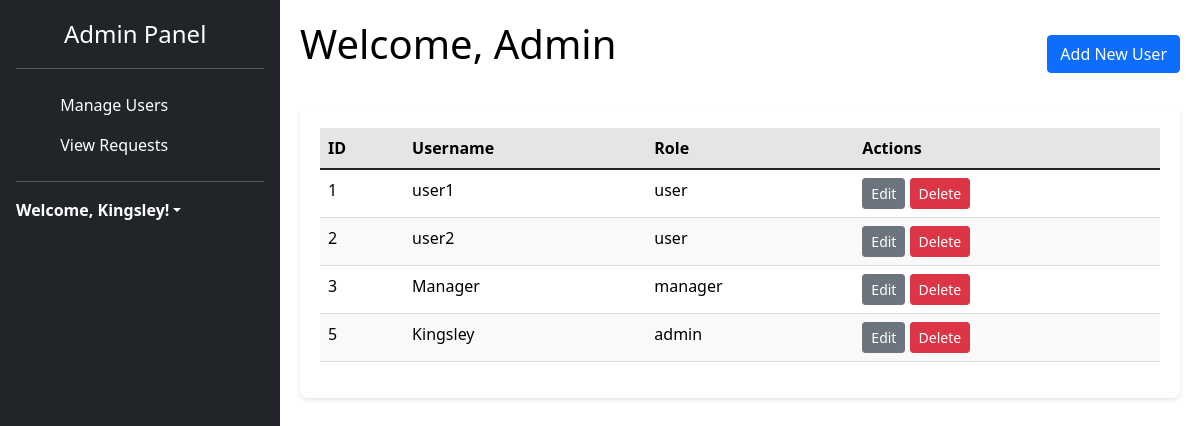
Before: /admin_panel (signed in) with the older database file.
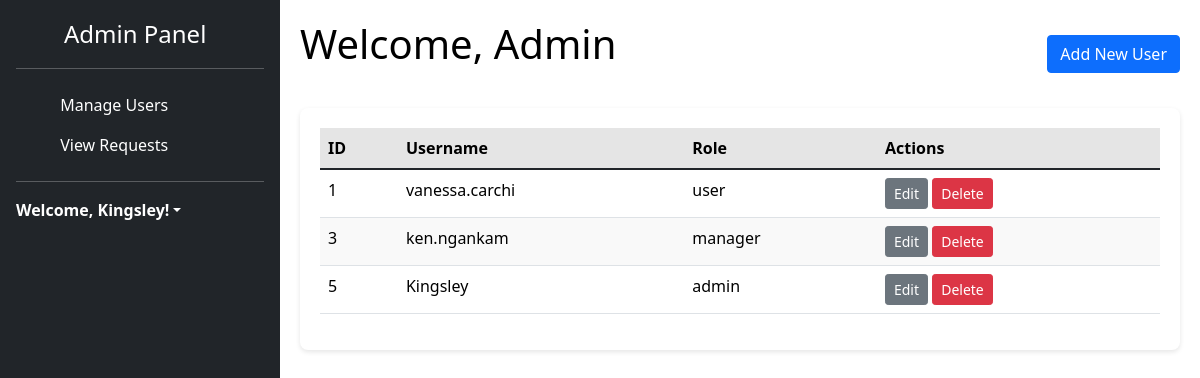
After: the same page with the newer database file.
### tables this page shows
CREATE TABLE users (
        id INTEGER PRIMARY KEY AUTOINCREMENT,
        username TEXT UNIQUE NOT NULL,
        password TEXT NOT NULL
    , role TEXT DEFAULT 'user');

### main.py (the view)
@app.route("/admin_panel")
def admin_panel():
    if "user" in session and session.get("role") == "admin":
        username = session.get("user")
        conn = sqlite3.connect("users.db")
        cursor = conn.cursor()
        cursor.execute("SELECT id, username, role FROM users")
        all_users = cursor.fetchall()
        conn.close()
        return render_template("HTML/admin_panel.html", users=all_users, username=username)
    return redirect(url_for("login"))

### templates/HTML/admin_panel.html (shortened to what this page needs)
<!DOCTYPE html>
<html lang="en">
<head>
  <link rel="stylesheet" href="{{ url_for('static', filename='CSS/sidebars.css') }}">
  <link rel="stylesheet" href="{{ url_for('static', filename='CSS/admin_panel.css') }}">
  <link rel="stylesheet" href="{{ url_for('static', filename='CSS/dashboard.css') }}">
  <link href="https://cdn.jsdelivr.net/npm/bootstrap@5.3.2/dist/css/bootstrap.min.css" rel="stylesheet">
  <link rel="stylesheet" href="https://cdn.jsdelivr.net/npm/flatpickr/dist/flatpickr.min.css">
  <link rel="stylesheet" href="https://cdn.jsdelivr.net/npm/@docsearch/css@3">
  <link href="../assets/dist/css/bootstrap.min.css" rel="stylesheet">
  <link rel="stylesheet" href="https://cdnjs.cloudflare.com/ajax/libs/bootstrap/5.1.3/css/bootstrap.min.css" />
  <link rel="stylesheet" href="https://cdnjs.cloudflare.com/ajax/libs/font-awesome/6.0.0/css/all.min.css" />
</head>
<body>
  <div class="app-container">
    <div class="sidebar flex-column flex-shrink-0 p-3 text-bg-dark" style="width: 280px;">
      <div class="d-flex align-items-center mb-3 mb-md-0 me-md-auto text-white text-decoration-none">
        <svg class="bi pe-none me-2" width="40" height="32"><use xlink:href="#bootstrap"/></svg>
        <span class="fs-4">Admin Panel</span>
      </div>
      <hr>
      <ul class="nav nav-pills flex-column mb-auto">
        <li class="nav-item">
          <a href="{{ url_for('admin_panel') }}" class="nav-link text-white" >
            <svg class="bi pe-none me-2" width="16" height="16"><use xlink:href="#"/></svg>
            Manage Users
          </a>
        </li>
        <li>
          <a href="{{ url_for('admin_requests') }}" class="nav-link text-white">
            <svg class="bi pe-none me-2" width="16" height="16"><use xlink:href="#"/></svg>
            View Requests
          </a>
        </li>
      </ul>
      <hr>
      <div class="dropdown">
        <a href="#" class="d-flex align-items-center text-white text-decoration-none dropdown-toggle" data-bs-toggle="dropdown" aria-expanded="false">
          <strong>Welcome, {{username}}!</strong>
        </a>
      </div>
    </div>
  <div class="main-content">
    <header>
      <h1>Welcome, Admin</h1>
      <button class="btn btn-primary" data-bs-toggle="modal" data-bs-target="#addUserModal">Add New User</button>
    </header>
    <div class="table-container">
      <table class="table">
        <thead>
          <tr>
            <th>ID</th>
            <th>Username</th>
            <th>Role</th>
            <th>Actions</th>
          </tr>
        </thead>
        <tbody>
          {% for user in users %}
          <tr>
            <td>{{ user[0] }}</td>
            <td>{{ user[1] }}</td>
            <td>{{ user[2] }}</td>
            <td>
              <button class="btn btn-sm btn-secondary"
                      data-bs-toggle="modal"
                      data-bs-target="#editUserModal"
                      data-user-id="{{ user[0] }}"
                      data-username="{{ user[1] }}"
                      data-role="{{ user[2] }}">
                Edit
              </button>
              <a class="btn btn-sm btn-danger" href="{{ url_for('delete_user', user_id=user[0]) }}" onclick="return confirm('Are you sure you want to delete this user?')">
                Delete
              </a>
            </td>
          </tr>
          {% endfor %}
        </tbody>
      </table>
    </div>
  </div>
</body>
</html>

Changed rows visible on the page:
removed users: id "2", username "user2", role "user"
changed users "user": username "user1" → "vanessa.carchi"
changed users "manager": username "Manager" → "ken.ngankam"
